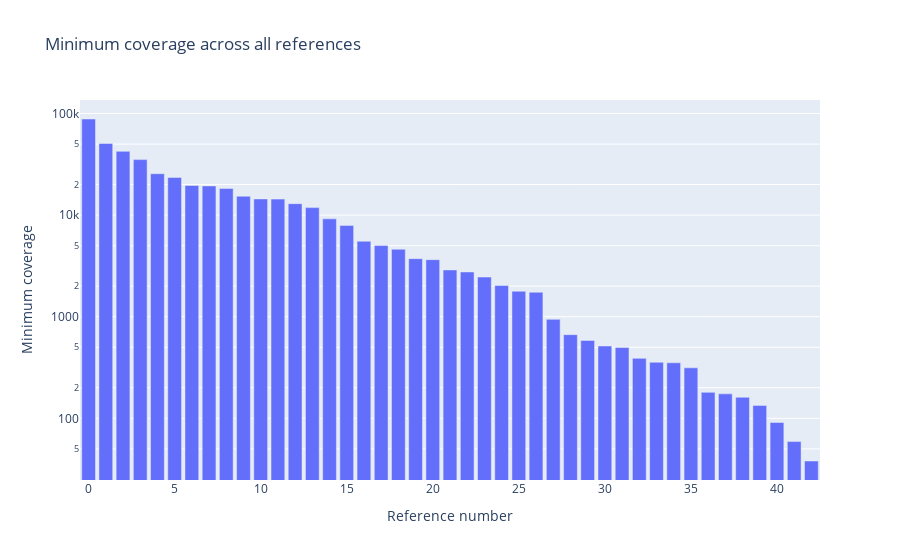

Notebook code for this chart:
### Code cell
# Bar plot of the minimum coverage across all reference, sorted

import plotly.graph_objects as go

fig = go.Figure()

fig.add_trace(go.Bar(
    x=np.arange(len(study.df['min_cov'])),
    y=study.df[study.df['sample']==study.df['sample'].unique()[0]]['min_cov'].sort_values(ascending=False),
    name='min_cov'
))
fig.update_layout(title=f'Minimum coverage across all references', 
                  xaxis_title='Reference number', yaxis_title='Minimum coverage')
fig.update_yaxes(type="log")
fig.show()

### Figure 1 — Plotly figure (JSON) as saved in the notebook; plotly's stock layout.template omitted (floating-point values rounded to 4 significant figures)
{"data": [{"name": "min_cov", "type": "bar", "x": [0, 1, 2, 3, 4, 5, 6, 7, 8, 9, 10, 11, 12, 13, 14, 15, 16, 17, 18, 19, 20, 21, 22, 23, 24, 25, 26, 27, 28, 29, 30, 31, 32, 33, 34, 35, 36, 37, 38, 39, 40, 41, 42, 43, 44, 45, 46, 47, 48, 49, 50, 51, 52, 53, 54, 55, 56, 57, 58, 59, 60, 61, 62, 63, 64, 65, 66, 67, 68, 69, 70, 71, 72, 73, 74, 75, 76, 77, 78, 79, 80, 81, 82, 83, 84, 85], "y": [88315, 50714, 42448, 35188, 25556, 23480, 19569, 19386, 18259, 15345, 14435, 14374, 12971, 11850, 9188, 7923, 5528, 5016, 4612, 3727, 3644, 2887, 2757, 2457, 2027, 1780, 1742, 942, 666, 584, 515, 497, 389, 356, 352, 314, 180, 174, 161, 134, 91, 59, 38]}], "layout": {"title": {"text": "Minimum coverage across all references"}, "xaxis": {"title": {"text": "Reference number"}}, "yaxis": {"title": {"text": "Minimum coverage"}, "type": "log"}}}
